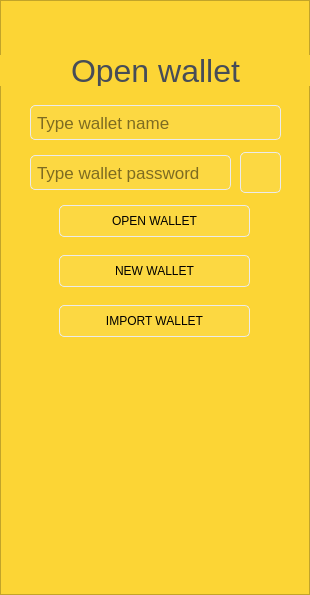
<?xml version="1.0" encoding="UTF-8"?>
<ui version="4.0">
 <class>PageOpenWallet</class>
 <widget class="QWidget" name="PageOpenWallet">
  <property name="geometry">
   <rect>
    <x>0</x>
    <y>0</y>
    <width>310</width>
    <height>595</height>
   </rect>
  </property>
  <property name="windowTitle">
   <string>Form</string>
  </property>
  <property name="styleSheet">
   <string notr="true">background-color: #FCD535;</string>
  </property>
  <widget class="QFrame" name="OpenWalletFrame">
   <property name="geometry">
    <rect>
     <x>0</x>
     <y>0</y>
     <width>310</width>
     <height>595</height>
    </rect>
   </property>
   <property name="frameShape">
    <enum>QFrame::StyledPanel</enum>
   </property>
   <property name="frameShadow">
    <enum>QFrame::Raised</enum>
   </property>
   <widget class="QPushButton" name="showHidePushButton">
    <property name="geometry">
     <rect>
      <x>240</x>
      <y>152</y>
      <width>41</width>
      <height>41</height>
     </rect>
    </property>
    <property name="tabletTracking">
     <bool>true</bool>
    </property>
    <property name="focusPolicy">
     <enum>Qt::ClickFocus</enum>
    </property>
    <property name="styleSheet">
     <string notr="true">QPushButton {
	border-style: solid;
	background-color: rgba(255, 255, 255, 16);
	border-radius: 5px;
	border-width: 1px;
	border-color: rgb(235, 235, 235);
	color: black;
}
QPushButton:hover {
    background-color: rgba(255, 255, 255, 64);
}

QPushButton:pressed {
    background-color: rgba(255, 255, 255, 128);
}</string>
    </property>
    <property name="text">
     <string/>
    </property>
    <property name="icon">
     <iconset resource="../../res.qrc">
      <normaloff>:/res/ic/res/ic/passwordHidden.png</normaloff>:/res/ic/res/ic/passwordHidden.png</iconset>
    </property>
    <property name="iconSize">
     <size>
      <width>24</width>
      <height>24</height>
     </size>
    </property>
   </widget>
   <widget class="QLineEdit" name="walletNameLineEdit">
    <property name="geometry">
     <rect>
      <x>30</x>
      <y>105</y>
      <width>251</width>
      <height>35</height>
     </rect>
    </property>
    <property name="font">
     <font>
      <pointsize>13</pointsize>
     </font>
    </property>
    <property name="tabletTracking">
     <bool>true</bool>
    </property>
    <property name="styleSheet">
     <string notr="true">QLineEdit {
	border-style: solid;
	background-color: rgba(255, 255, 255, 16);
	border-radius: 5px;
	border-width: 1px;
	border-color: rgb(235, 235, 235);
	color: black;
    padding-left: 4px;
    padding-right: 4px;	
}
QLineEdit[text=&quot;&quot;]{ 
	color:gray;
 }
</string>
    </property>
    <property name="placeholderText">
     <string>Type wallet name</string>
    </property>
    <property name="clearButtonEnabled">
     <bool>true</bool>
    </property>
   </widget>
   <widget class="QLineEdit" name="walletPasswordLineEdit">
    <property name="geometry">
     <rect>
      <x>30</x>
      <y>155</y>
      <width>201</width>
      <height>35</height>
     </rect>
    </property>
    <property name="font">
     <font>
      <pointsize>13</pointsize>
     </font>
    </property>
    <property name="tabletTracking">
     <bool>true</bool>
    </property>
    <property name="styleSheet">
     <string notr="true">QLineEdit {
	border-style: solid;
	background-color: rgba(255, 255, 255, 16);
	border-radius: 5px;
	border-width: 1px;
	border-color: rgb(235, 235, 235);
	color: black;
    padding-left: 4px;
    padding-right: 4px;	
}
QLineEdit[text=&quot;&quot;]{ 
	color:gray;
 }
</string>
    </property>
    <property name="inputMask">
     <string/>
    </property>
    <property name="echoMode">
     <enum>QLineEdit::Password</enum>
    </property>
    <property name="placeholderText">
     <string>Type wallet password</string>
    </property>
    <property name="clearButtonEnabled">
     <bool>true</bool>
    </property>
   </widget>
   <widget class="QLabel" name="headerLabel">
    <property name="geometry">
     <rect>
      <x>0</x>
      <y>55</y>
      <width>311</width>
      <height>31</height>
     </rect>
    </property>
    <property name="font">
     <font>
      <pointsize>24</pointsize>
     </font>
    </property>
    <property name="styleSheet">
     <string notr="true">QLabel {
background-color: #FCD535;
color: #474D57;
}</string>
    </property>
    <property name="text">
     <string>Open wallet</string>
    </property>
    <property name="alignment">
     <set>Qt::AlignCenter</set>
    </property>
   </widget>
   <widget class="QPushButton" name="openWalletPushButton">
    <property name="geometry">
     <rect>
      <x>59</x>
      <y>205</y>
      <width>191</width>
      <height>32</height>
     </rect>
    </property>
    <property name="tabletTracking">
     <bool>true</bool>
    </property>
    <property name="focusPolicy">
     <enum>Qt::ClickFocus</enum>
    </property>
    <property name="styleSheet">
     <string notr="true">QPushButton {
	border-style: solid;
	background-color: rgba(255, 255, 255, 16);
	border-radius: 5px;
	border-width: 1px;
	border-color: rgb(235, 235, 235);
	color: black;
}
QPushButton:hover {
    background-color: rgba(255, 255, 255, 64);
}

QPushButton:pressed {
    background-color: rgba(255, 255, 255, 128);
}</string>
    </property>
    <property name="text">
     <string>OPEN WALLET</string>
    </property>
   </widget>
   <widget class="QPushButton" name="newWalletPushButton">
    <property name="geometry">
     <rect>
      <x>59</x>
      <y>255</y>
      <width>191</width>
      <height>32</height>
     </rect>
    </property>
    <property name="tabletTracking">
     <bool>true</bool>
    </property>
    <property name="focusPolicy">
     <enum>Qt::ClickFocus</enum>
    </property>
    <property name="styleSheet">
     <string notr="true">QPushButton {
	border-style: solid;
	background-color: rgba(255, 255, 255, 16);
	border-radius: 5px;
	border-width: 1px;
	border-color: rgb(235, 235, 235);
	color: black;
}
QPushButton:hover {
    background-color: rgba(255, 255, 255, 64);
}

QPushButton:pressed {
    background-color: rgba(255, 255, 255, 128);
}</string>
    </property>
    <property name="text">
     <string>NEW WALLET</string>
    </property>
   </widget>
   <widget class="QPushButton" name="importWalletPushButton">
    <property name="geometry">
     <rect>
      <x>59</x>
      <y>305</y>
      <width>191</width>
      <height>32</height>
     </rect>
    </property>
    <property name="tabletTracking">
     <bool>true</bool>
    </property>
    <property name="focusPolicy">
     <enum>Qt::ClickFocus</enum>
    </property>
    <property name="styleSheet">
     <string notr="true">QPushButton {
	border-style: solid;
	background-color: rgba(255, 255, 255, 16);
	border-radius: 5px;
	border-width: 1px;
	border-color: rgb(235, 235, 235);
	color: black;
}
QPushButton:hover {
    background-color: rgba(255, 255, 255, 64);
}

QPushButton:pressed {
    background-color: rgba(255, 255, 255, 128);
}</string>
    </property>
    <property name="text">
     <string>IMPORT WALLET</string>
    </property>
   </widget>
  </widget>
 </widget>
 <resources>
  <include location="../../res.qrc"/>
 </resources>
 <connections/>
</ui>
